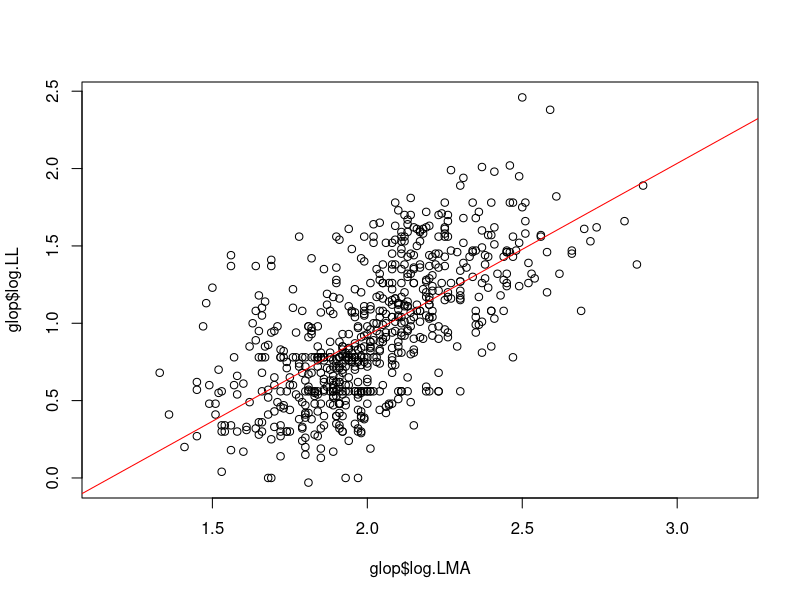

Here is the R script that generated this plot: (Note: this script raises an error after producing the figure.)
#=========================================================================================

# Welcome to R!  This is a primer to demystify R a bit and help get you on your feet.
#=========================================================================================
# Any questions, contact Ty Taylor: tytaylor@email.arizona.edu

# << INTRODUCTION >> ---------------------------------------------------------------------

# This primer aims to teach you the basics of using R Studio, and speaking the R language.
# The tutorial is EASY, you are just reading instructions and typing code. In each short
# section, different aspects of R are explained, and shown by example.

# << R overview >> -----------------------------------------------------------------------

# R reads your data (e.g., from an excel or text file) and makes an image of it, which is
# stored in temporary memory. When you edit your data, you are only editing an image of
# it; the original dataset is unaffected.  You can then create graphs and altered
# datasets, which can be written back to a permanent file. This is called 'nondestructive
# editing'. You can also create objects (like matrices) from directly within R, as opposed
# to reading it in from a file.

# R can do almost anything you can think of doing with your data, which greatly expands
# the amount of creativity you can apply to your analyses. By using scripts, you keep a
# record of everything you've done to manipulate and analyze your data. Those benefit you
# later, and can be published or shared with colleagues.

# << Primer tutorial instructions >> -----------------------------------------------------

# There are two scripts (.R files), one with comments+code, and one with comments only
# (with BLANK in the title).

# There is a data file included with these scripts called "glopnet.csv". This is a
# publicly available dataset containing trait data for numerous plant species.

# First, make sure the data file (glopnet.csv) and the two scripts are in the same folder.

# >> Next, download R and R Studio (two separate programs, download R first, then R
# Studio).

# Open R Studio. Open both of the .R files in R Studio (File -> Open -> navigate to script
# files).

# You'll be working in R Studio with the file with "BLANK" in the title. The other will be
# open just for reference (and to demonstrate how R Studio can have multiple scripts open
# at a time, each in a different tab).

# << In class >> -------------------------------------------------------------------------

# Just follow along in the BLANK script, and type the code that I type beneath the
# comments.

# << On your own >> ----------------------------------------------------------------------

# Open the PDF version of the comments+code script and view it along side R Studio. It
# helps if you can view this on a separate screen, or print it.

# Wherever a line does NOT have a hash # symbol, that is a line of code for you to type
# into the appropriate place in the BLANK script in R Studio. In the PDF version, code is
# highlighted. I recommend actually typing in the code and not copying and pasting. The
# point here is to develop a working knowledge of scripting by actually doing it.

# Execute each line of code IN ORDER. (instructions for executing code are in Section 1
# and 2).

# Note that capital letters make a difference in your code, so be sure to copy code
# exactly. Also, in this tutorial you will be creating objects in R and using them later,
# so if you jump to a later section, the code might not work if it calls an object that
# should have been created earlier.

# **If things aren't working, you can always highlight and run all the code in the
# completed script up to your current line. That way all objects created from previous
# lines will be recreated correctly.


#=========================================================================================
# Tutorial contents
#=========================================================================================

#  Part 1:  How easy are ANOVAs, regressions, and plots?
#  Part 2:  Getting to know R Studio and basic R functionality
#  Part 3:  Objects, object classes, text
#  Part 4:  Vectors and vector indexing
#  Part 5:  Built-in functions and R Help
#  Part 6:  Matrices - creating, indexing, and manipulating
#  Part 7:  Data frames - R's most common data format
#  Part 8:  Importing data as data frames
#  Part 9:  Getting info from bigger data frames
#  Part 10: Packages
#  Part 11: Basic troubleshooting


#=========================================================================================
# Part 1: How easy are ANOVAs, regressions, and plots?
#=========================================================================================

# ** NOTE ** This section is a jump ahead. It is just to show you how easy it can be to
# use R to do ANOVAs, regressions, and plots. Many aspects of what you see in these first
# few lines will be explained in the later sections. Just follow the instructions below to
# execute the lines one by one and see what happens! Or, if you want the practice, delete
# the lines from the BLANK version and type them in following the completed version.

# >> FIRST: Setting your working directory and executing code from the script

# 1) First, you need to set the 'working directory' (first line of code below), DO NOT
# type the line of code you see in the completed script. Instead, in the drop-down menu at
# the top of R Studio, go to Session -> Set working directory -> To source file location.
# If you want to be able to smoothly execute this whole script later without doing that
# manual step, copy the line of code it has printed in the console below (starting with
# "setwd()") and paste it into the script below.

# 2) After you type a line of code into your script in R Studio (copying the completed
# script) just hit Ctrl+ENTER (Command+ENTER for mac) with the blinking text cursor active
# on that line. That is how lines of code are executed from the script window (all this
# explained in the following sections).

#--Set working directory to source file location (see instructions above).
setwd("~/work/ecol596w/week01")

#--Read in glopnet.csv as a data frame.
glop <- read.table (file="glopnet.csv", sep=",", header=TRUE)

#--Have R show you a list of the column names.
names(glop)

#--Do an ANOVA to see if log(leaf life span) varies among genera.
# "Pr(>F)" is your p value.
log.LL.aov <- aov (log.LL ~ Genus, data=glop)
summary (log.LL.aov)

#--Make a scatter plot of log(leaf mass per area) with log(leaf life span)
plot (glop$log.LMA, glop$log.LL)

#--Do a linear regression analysis to see if the correlation between LMA and LL is
# significant.  Pr(>|t|) for glop$log.LL is your p value for the correlation.
LL.LMA.reg <- lm (glop$log.LL ~ glop$log.LMA)
summary (LL.LMA.reg)

#--Add the regression line in blue to your scatter plot.
abline (LL.LMA.reg, col="red")


#=========================================================================================
# Part 2: Getting to know R Studio and basic R functionality
#=========================================================================================

#-----------------------------------------------------------------------------------------
# R Studio layout
#-----------------------------------------------------------------------------------------

# R studio is just a nice visual interface with R. You can open up R on its own to see
# what the default visual interface looks like.

# R Studio has 4 window panes: Script window (upper left), console (below), two
# multi-purpose windows (right). You can drag the edges to adjust sizes.

# NOTE: What is a script?:
# A script is like a story about your data analysis. It is written with comments in plain
# English, and code in R language. R reads the story, ignoring the English, and makes it a
# reality. You can execute code directly in the console. But writing scripts keeps a
# record of every step of your analysis, and allows you re-run the analysis later (maybe
# on an altered datasest), or change steps in the analysis.

# Script window: This is where you develop scripts. Some nice automatic functions include
# color coding, indenting, and bracket/quote closing. Multiple scripts can be stored in
# separate tabs that can be selected above. It's useful to keep several old scripts open
# in these tabs to use as a reference while you work.

# Console window: This is like the regular R console window. This is where your scripts
# run, and where visualized results are returned (but if you don't ask R to show you
# something, it won't).

# Bottom right window: This is mostly used for viewing Help files and Plots you've created
# during a session.

# Upper right window: Here you can view a list of items in your 'Environment'. These are
# all the objects you've created or loaded into your environment during this session.

#-----------------------------------------------------------------------------------------
# Basic functionality
#-----------------------------------------------------------------------------------------

# >> Executing code from the script window; examples with basic math functions:
# Type in each line of code below the comment. Execute each line by having your active
# curser on that line, and hitting Ctrl+ENTER (or Command+ENTER). Notice the executed line
# of script is shown in blue in the console window, and the result (if your line asks for
# one) is shown in black. You do not need to type in the "#" symbols or the words
# following them. Those are just comments (explained below).

#--addition
2+2

#--multiplication
2*2

#--division
2/2

#--exponent
2^2

# >> Executing only part of a line, or multiple lines from the script window:
# Highlight the desired section of script and hit Ctrl+ENTER (Command+ENTER).

#--Try executing just the "2*2" part of this line. The code and result are shown in the
# console.

4+9+2*2

#--Now try executing two of the above lines of code at once.

# >> Executing lines from the console:
# Just click inside the console window, type your code, and hit ENTER.
# NOTE: if you accidently hit command (or ctrl) ENTER, it will execute instead the line of
# code selected in your script window. This can be really annoying.

# >> Toggling through previous lines of code in the console:
# Click inside the console window. Use the up and down arrows to toggle through
# previously executed lines of code. You can then edit them, then hit ENTER to
# execute.

# >> Commenting:
# Using the "#" symbol tells R to disregard anything following that symbol. Use it to
# nullify a line of code or to make comments. Execute the 2*2 line below, and notice that
# in the console, the answer is not shown because the formula was disregarded.

# 2*2

# >> Spaces:
# R disregards spaces between items. USE THEM to make your code easier to read.




#=========================================================================================
# Part 3: Objects, the equivalence principle, object classes, text.
#=========================================================================================

# Programming relies heavily on the creation and manipulation of objects. Objects have
# names, and contain structured information (data). You can either manipulate the object
# itself, its sub-objects, or the data the object contains. This will become clear.

#-----------------------------------------------------------------------------------------
# Creating, viewing, and using objects; the equivalency principle
#-----------------------------------------------------------------------------------------

# >> Defining an object:
# An object is defined using the "=" symbol, or an arrow "<-". The object is then stored
# in memory (but not saved in any file).

#--Make the object 'a' equal to 20.
a <- 20

# NOTE: The "=" and "<-" are interchangeable, but I like to use the arrow when defining an
# object, and the = when assigning values to cells. It's easier to scan your script for
# objects that way.

# Notice that the line of code (in blue) is shown in the console, but no answer in black.
# That's because you didn't ask R to show you anything, you just told it that 'a' equals
# 20.

# Notice also that 'a' now appears in your Workspace window at the upper right of your
# screen.

# >> Viewing an object:
# Just type the object's name and execute.


# >> Using objects:
# Just add them in your code. If a = 20, then a+1 = 21.


# >> The equivalency principle **VERY IMPORTANT**:
# The above example shows how the object 'a' and the number 20 are now essentially
# equivalent, although an object can have extra features like names. Anything that you
# could do with 20, you can do with 'a', so consider an object and its content essentially
# interchangeable. You will have to remind yourself of this in less obvious situations.

#--Make an object 'b' equal 30, and ask R what a plus b is.
b <- 30
a + b


# >> Naming objects:
# Objects can have more complicated names with periods and underscores, just don't include
# mathematical operators like "-", and NO SPACES IN NAMES.


#-----------------------------------------------------------------------------------------
# Object classes
#-----------------------------------------------------------------------------------------

# There are different types, or 'classes', of objects in R. The class of the object
# determines what kinds of things can be done with it, what types of data structures are
# allowed, etc.

#--Use the class() function to determine what class of object 'a' is. (The syntax of
# functions will be explained later.)


# 'a' is a numeric object.

#-----------------------------------------------------------------------------------------
# Text strings (class Character)
#-----------------------------------------------------------------------------------------

# >> Defining a text string:
# Text is defined by 'single' or "double" quotes. A "string" is a series of characters.

class(text.1)

#--Ask R what the class of 'text.1' is.


# Because the content of your object was enclosed in "quotes", R automatically assigned it
# the class 'character'.


#=========================================================================================
# Part 4: Vectors and vector indexing
#=========================================================================================

#-----------------------------------------------------------------------------------------
# Vectors
#-----------------------------------------------------------------------------------------

# Vectors are linear groups of things of the same class (e.g., numeric, character). These
# enable you to assign a whole group of things to an object. A vector can have a length of
# 1, like our object 'a'. Longer vectors are created by the funcion c() for "concatenate".
# Items are separated by commas. Math can go in between commas.



# A number series is denoted by ":".



#--You can do math with vectors.



# ** NOTE: When you multiply one vector by another, the values in corresponding positions
# are multiplied. This is not the same as matrix-multiplication of vectors. You do that by
# %*% instead of just *.

#--You can combine vectors by making a vector of vectors.



#--Remember the equivalency principle. When building a vector, any code that results in a
# single item, or a vector of items, can be inserted between commas when defining the
# vector.



#--Remember that vectors must contain elements of the same class! When you combine
# multiple classes, unexpected things happen.

c = c(1,2,3,4)


# R reduces mixed classes in a vector to a single class according to its hierarchy of
# classes.

#-----------------------------------------------------------------------------------------
# Indexing vectors
#-----------------------------------------------------------------------------------------

# 'Indexing' is pointing to specific items or groups of items in an object. INDEXING IS
# THE SINGLE MOST IMPORTANT SKILL IN R. Don't forget that!

# One-dimensional indices, for one-dimensional vectors, are denoted by [ ] following the
# object name.

#--Ask R what the third element in vector.one is.
vector.one <- c(1,2,2+2)


#--Make an object 'prod' equal to the product of element 3 from vector.one and element 2
# from vector.two. Ask R to show you 'prod'.



#--Give vectors one and two names that are faster to type.



# NOTE: this does not actually change their names, it just makes new objects that are
# equivalent but have shorter names.

# You can specify multiple indices by inserting a vector in [ ]

#--Return the 1st and 3rd elements of v1.


#=========================================================================================
# Part 5: Built-in functions, R Help, and external help
#=========================================================================================

#-----------------------------------------------------------------------------------------
# Built-in functions and R Help
#-----------------------------------------------------------------------------------------

# << R is functions >> -------------------------------------------------------------------

# There are many built in, and you can make your own. Functions can do things to numbers,
# text, whole datasets, everything really.

#--Functions for basic stats: mean(x), sd(x), max(x), min(x)





# << Function structure >> ---------------------------------------------------------------

# All functions look like: function_name (argument 1, argument 2, ...)
# The name precedes parentheses, which enclose arguments, which are separated by commas.

#--Use the function rnorm() to generate 10 numbers drawn from a normal distribution with
# mean 5 and standard deviation 2.
rnorm(10, mean=5, sd=2)
rnorm(10,sd=2, mean=5)

# << Arguments >> ------------------------------------------------------------------------

# Think of 'arguments' as questions needing answers. The arguments of a function have
# names, and occur in a particular order. In rnorm(), 'n', 'mean', and 'sd' are arguments,
# which occur in that order.

# >> Calling the arguments without naming them:
# If you call the arguments in order, you don't need to name them.


# >> Calling the arguments out of order:
# If you name the arguments, you don't need to call them in order.


# >> Argument defaults:
# Some arguments have default values, and therefore don't need to specified by you if you
# don't want to change them. rnorm() has defaults of mean=0 and sd=1.


# If you fail to specify an input for an argument with no default, R will return an error.


# << R Help >> ---------------------------------------------------------------------------

# In order to use a function, you must know what the arguments (questions) are, and what
# kind of inputs (answers) are allowed. For this, start with R Help.

# To get documentation on a function, type a question mark followed by the function name,
# and execute: ?function_name

# Functions are defined in the R Help tab in the lower right window. Help will tell you
# which arguments can or must be defined, and what their defaults are.

#--Get help on the paste() function. paste() concatenates character strings.


# >> Structure of the R Help file:
# Under "Usage", the order, and default settings for the arguments are shown.
# - Note the default input for the separator argument of paste, 'sep', is equal to a space
# " ".
# Under "Arguments", the arguments are defined. Read them.
# The detail of information increases as you scroll down, and there are examples at the
# bottom (but they are often more complicated than they need to be).

#-----------------------------------------------------------------------------------------
# Practice with the paste() and rep() functions.
#-----------------------------------------------------------------------------------------

# >> The paste() function:
# The first arguments of paste() are the text strings to be concatenated, each separated
# by a comma. The separator argument 'sep' can be specified, or left to its default " ".

#--Make a new text string and paste it to text.1 (which we created earlier).

s1 <- paste("foo", text.1)

#--Now do that again, but make the separator be "_" instead of the default " ".
s2 <- paste("foo", text.1, sep = "_")

#--Set the separator to none, or no space.
paste("foo", text.1, sep = "")

# >> rep() repeats things
rep(c("foo", "bar"), times = 10)

#--Repeat the letter a 20 times.

rep("a", 20)

# POP QUIZ 1: What happens if you DON'T put the quotes around "a"? Why did that happen?


# >> Nesting functions:
# There is no problem with putting functions inside of other functions.

#--Make a vector 'v4' with five 10's in a row, followed by a 4.
v4 <- c(rep(10,5), 4)


# Note how we embedded the function rep() in the function c() defining the vector. Also
# note how you need to start being very careful with your placement of parentheses and
# commas!

# Notice the equivalency principle in use above:
# If it's ok to write: c(10, 10, 10, 10, 10, 4)
# And rep(10,5) is equal to 10, 10, 10, 10, 10
# Then we can write: c( rep(10,5), 4)

#-----------------------------------------------------------------------------------------
# External help
#-----------------------------------------------------------------------------------------

# How do you know which function to use if you've never seen it before?
# Use Google! Seriously. Try searching "concatenate text in r".

# **Stack Overflow** site: Of all of the sites providing answers to your Google search
# for coding questions, Stackoverflow will almost always have the best answers in the most
# readable format. I ALWAYS look there first.

# You can also search help topics within the R help window.
# Or type, e.g., ??concatenate in the console to search the help pages.


#=========================================================================================
# Part 6: Matrices - creating, indexing, and manipulating
#=========================================================================================

#-----------------------------------------------------------------------------------------
# Creating, indexing, and manipulating matrices
#-----------------------------------------------------------------------------------------

# Matrices are the two-dimensional version of a vector. Like vectors, they are limited to
# containing items all of the same class. (Can't mix numbers and character strings, for
# example.)

# >> To create a matrix, use the matrix() function:
# In the first argument (code before the first comma), put in a vector.
# Then add an argument defining the diminsions in terms of the number of rows or columns.


#--Make a 2-row matrix named 'mat1' out of the vector of numbers 1 through 6.
mat1 <- matrix(1:6, nrow = 2, ncol = 3)

#--View mat1

mat1

# NOTE: R will always build your matrix by columns first, then by rows! Remember that.

#--Math can be done on matrices.
# Multiply everything in the matrix by 2.


# NOTE: This is not true matrix multiplication! Regular mathematical operators are only
# applied element by element in order. For true matrix multiplication, use the %*%
# operator (e.g., mat1 %*% mat2).

# << Indexing matrices >> ----------------------------------------------------------------

# Remember, indexing means pointing at a desired element or group of elements.

# Indices for two dimensional objects are denoted by [ , ] after the object name. The ROW
# NUMBER goes LEFT of the comma, the COLUMN NUMBER goes RIGHT. Imprint that in your brain:
# [Row, Column]. [Row, Column]. [Row, Column].

#--What is the entry in the 2nd row and 3rd column of mat1?
mat1[2,3]

# >> Call an entire column or row by leaving the other dimension index blank.
mat1[,2]
#--Return all the entries in the 2nd column of mat1, multiplied by 2.
mat1[,2] * 2

#--Redifine the entries in the second column of mat1 such that they are multiplied by 2.
mat1[,2] <- mat1[,2] * 2


#--Return columns 2 and 3 (using a vector inside of [ , ] to specify multiple columns).
mat1[,2:3]

# >> Indexing matrices one-dimensionally:
# Matrices actually ARE vectors, with a two-dimension attribute. Therefore, you can call
# the ith elemen just as in a vector (i.e. without a comma). Remember, Matrices are
# populated and counted by columns first (top to bottom; left to right).

#--Ask R to show you elements 3 through 6 of mat1.
mat1[3:6]


#=========================================================================================
# Part 7: Data frames - R's most commonly used data format
#=========================================================================================

# Data frames are like spreadsheets, so they will be the most familiar to you. They can
# have column and row names, and many different types of data entries in a matrix-like
# format.

# Data frames are composed of columns, all of the same length. Each column is a vector.
# Therefore all elements in a given column must be of the same class.

#--Create a data frame out of mat1, using the data.frame() function.

df1 <- data.frame(mat1)
df1

# NOTE: now the [,] indices are replaced by variable (column) names and row names
# (numbers) when R shows you the data frame in the console.

#--Change the column names using the colnames() function.
colnames(df1) <- c("one", "two", "three")



# >> The column names are a vector of names (of class 'character'), and can be indexed
# like a vector.

#--View the column names of your data frame. Note that they show up in quotes because they
# are character strings.
colnames(df1)

#--Change just the third column name by indexing the third element in the colnames of df1.
colnames(df1)[3] <- "col.3"


# NOTE: I didn't have to write c("col.3") because it's just one item, not a group.

#-----------------------------------------------------------------------------------------
# Indexing and adding columns to data frames.
#-----------------------------------------------------------------------------------------

# >> Two-dimensional indexing [ , ]
# Data frames can be indexed like matrices with [ , ] following the data frame name, and
# entering row numbers left of the comma and column numbers right.

#--Call the second row of columns 2 and 3 of df1.
df1[2,2:3]

#--Notice the difference in what R returns from df1 compared to the same indices in mat1.


#--Check the class() of the two different datasets returned.



# A vector of numbers is returned from the matrix, and a data frame is returned from the
# data frame.

# >> $ indexing
# You can call a column by name using $, as in "data.frame$column.name".

#--Call the column named "two" of df1.


# >> One-dimensional indexing in a column with [ ]
# Since a column is just a vector, you can index within a column as you would with a
# vector.

#--Call the 1st item in column "two" of df1.
df1$two[1]
df1[,"two"][1]

# >> Indexing columns by name
# You can call a column by name inside of the [ , ] using quotes.
df1$new = NA

#--Call column "two" of df1.


#--Call the second row item in column "two" using [ , ] with a named column index.


# >> Adding a column
# Add a column to the data frame just by defining a new one with $.

#--Make a new column for df1 called "plot" with blank text string entries.



# NOTE: Since you didn't specify how many blank entries, it just populated the whole
# column with them.

#--Make the two entries in df1$plot equal to "treatment" and "control".



# NOTE: it was not necessary to first create a column with blank entries, the entries
# could be defined right away. Sometimes it makes things more clear to do them in multiple
# stages though.

#-----------------------------------------------------------------------------------------
# Getting basic information about your data frames and other objects
#-----------------------------------------------------------------------------------------

# >> str() returns the structure of your object.
# What is the structure of df1?


# NOTE: "plot" is of the class 'character' (chr), while the other columns are numeric.

# >> summary() gives you a statistical summary of the object.


# >> nrow() asks how many rows the object has.


# >> ncol() asks how many columns the object has.


# >> length() gives you the length (number of elements) of a vector or list.
# Ask how many elements there are in df1$plot.


#--How many elements are in df1?


# POP QUIZ 2: What unit is considered a single 'element' of df1? (Go back to the definition
# of data frames at the beginning of this Part.)



#=========================================================================================
# Part 8: Importing data as data frames
#=========================================================================================

#-----------------------------------------------------------------------------------------
# The working directory
#-----------------------------------------------------------------------------------------

# Setting a 'working directory' simplifies importing and exporting. When you ask R to
# import (read) a file, or export (write) a file, it will point automatically to the
# working directory, so you don't have to type in a directory path.

# >> The easiest way: set wd to the script file location.
# In R Studio, go to "Session" in the drop-down menu at the very top.
# Click "Set working directory" -> "to source file location".
# This will point R to the folder containing THIS SCRIPT.
# Notice that the line of code for doing that is implemented in the console. To
# incorporate that line into your script (so you don't have to take that extra step in the
# future) just copy it from the console and paste it into the script.



# NOTE: you can use the command setwd() to set the working directory to any other file
# path you want. The "~" points to your Documents folder. The slashes must be forward /
# not back \.

#-----------------------------------------------------------------------------------------
# Reading in a file as a data frame.
#-----------------------------------------------------------------------------------------

# >> read.table() function
#--Read in the csv file "glopnet.csv":
# Make sure glopnet.csv is in the folder containing this script.
# Set your working directory "to source file location" as described above.
# Use the read.table() function to read in the file and assign it to an object called
# 'glop'.

setwd("~/work/ecol596w/data")
glop <- read.csv(file = "glopnet.csv", as.is=TRUE)


# Note that when you view glop, it is a large data frame so will not show you all of it.
# We'll look at easy ways to see only parts of it and get specific information in the next
# section.

# >> read.csv() function
# This is a shortcut for '.csv' files. The default separator is "," and header=TRUE.


#-----------------------------------------------------------------------------------------
# Using custom directories, pasting the file name. (Preferred method!)
#-----------------------------------------------------------------------------------------

# Your file management will usually be neater if you work with multiple folders. E.g., you
# might want your scripts in one folder, your datasets in another, and your figures in
# another.

# In that case, it's handy to create objects that contain the directory path as a text
# string.

#--Make an object dat.dir that contains the directory path with your data as a text
# string.
# - To get your directory path, navigate to your data file in your file finder/explorer
# - right click to get properties/get info
# - copy the file directory path
# - Paste it between quotes to define dat.dir.
# - If the path contains backslashes "\" you need to change them to forward slashes "/".
# Just highlight that text in your script, hit Ctrl+F (Command+F). In the 'find' window
# that comes up at the top, select the box "In selection". Find \ and replace-all with /.
# - FINALLY, add one / to the end of the text string.



#--Read in glopnet.csv using read.csv().
# This time, make the file name equal to paste0(dat.dir, "glopnet.csv")


# This bypasses the working directory because you've pointed to a directory in the file
# name.

# NOTE: paste0() is just like paste(), but with the default separator = "".


#=========================================================================================
# Part 9: Getting info from bigger data frames
#=========================================================================================

# R will not print all of a big data frame in the console. But there are a variety of ways
# to get the information you want.

# >> Viewing the data frame as a spreadsheet, like in Excel:
# Go to the upper right R Studio window, in the Workspace tab, click on glop. It will open
# a new script tab and show you the first 1000 rows of glop in spreadsheet format.

# >> str(), shown earlier, is great for big data frames.


# >> head() shows you the first few rows of data.
# **NOTE:  I use this function more than any other! Any time I make a change, or pull in
# data, this shows me whether things are as I expect them to be.


# >> tail() shows you the last few rows of data.


# >> names() gives you a list of column names in the data frame. (For a data frame, it's
# the same as colnames() )


# Remember, the column names are a vector, and can be indexed as such.

# >> unique() lists all the unique entries in an object.
# Ask R for all the unique entries in the "Dataset" column.


# >> length() tells you how many elements are in an object.
# Ask R how many unique elements are in glop$Dataset by nesting unique() inside length().


# >> And don't forget the other useful ones from Part 6.
# summary(), nrow(), ncol()





#=========================================================================================
# Part 10: Packages
#=========================================================================================

# Packages are one of the features that makes R so powerful. Packages are basically new
# collections of functions that can be added into your R library of functions. Anybody can
# make a package, and when it is approved by the poweRs that be, it is distributed by the
# the Comprehensive R Archive Network (CRAN). As I write this, there are 6218 available
# packages.

# The most important packages are those for particular statistical analyses, and graphing.

# Functions are the vocabulary of the R language. Packages, therefore, are like dialects
# of R. It is easier to master a single dialect than many, and it is easiest to read and
# evaluate somebody else's code if it is in a dialect that you already know. I therefore
# highly recommend that you adopt new packages sparingly, sticking to the base-R language
# as much as possible.

# >> Installing a new package:
# Let's install ggplot2, the current standard for pretty graphics in R.
# First, set your 'CRAN mirror' - the place from which to download things.
# - Go to RStudio Options (or Preferences).
# - Click the Packages icon.
# - At the top, by 'CRAN mirror', click 'Change...'
# - A commonly used and reliable mirror is the USA (CA2) UC Berkeley mirror. Choose that.
# - Now, in the main dropdown menu, go to Tools --> Install packages...
# - 'Install from' = Repository (CRAN)
# - In the Packages text box, type in ggplot2 (an auto complete should show you package
# names as you type).
# - Make sure the 'Install dependencies' box is checked (many packages call on other
# packages).
# - Click 'Install'.

# >> Loading a package into R:
# You can have many packages installed on your computer, but their functions are not
# available until you load them into R.

#--Load ggplot2 using the library() function.


#--Now look up help on the ggplot() function. Since ggplot2 is loaded, all the help
# documentation is available in the same format as the base-R functions.


#--You can also use the require() function. This one can be better for use inside of a
# custom function. See the help documentation for the details.



#=========================================================================================
# Part 11: Basic troubleshooting
#=========================================================================================

# THESE ARE DRILLS: Try only looking at the 'BLANK' script version and solving them.

# Troubleshooting is an art that you will develop with practice. Here are some basics.

#--Spelling: R will not do any 'fuzzy lookups' for you and suggest alternatives if you
# misspell something. So be careful, read carefully.

# Our vector.one had a period in it.


# >> Commas and parentheses:
# The most common cause of cryptic errors is misplacement of commas and parentheses.

# R will usually not know exactly what you should have done, it just tells you what
# doesn't make sense to it. Often, your problem is somewhere around where the red text in
# the error message ends.

#--What's wrong with this line?
m <- matrix (c(2,3,4), ncol=3)

# The corrected code:


#--How about this one? Attempting to paste the letter "a" to the end of each of entries 2
# through 6 and also 9 in glop.
glop[c(2:6,9),"Code"]=paste0(glop[c(2:6,9),"Code"],"a")


# Why is the ']' unexpected? What happens when you fix that and try again?

# The corrected code:


#--Note the usefulness of clear spacing! Imagine solving the above problem with this line
# of code instead. Much easier!
glop [c(2:6,9), "Code"] = paste0 (glop [c(2:6,9), "Code"], "a")

